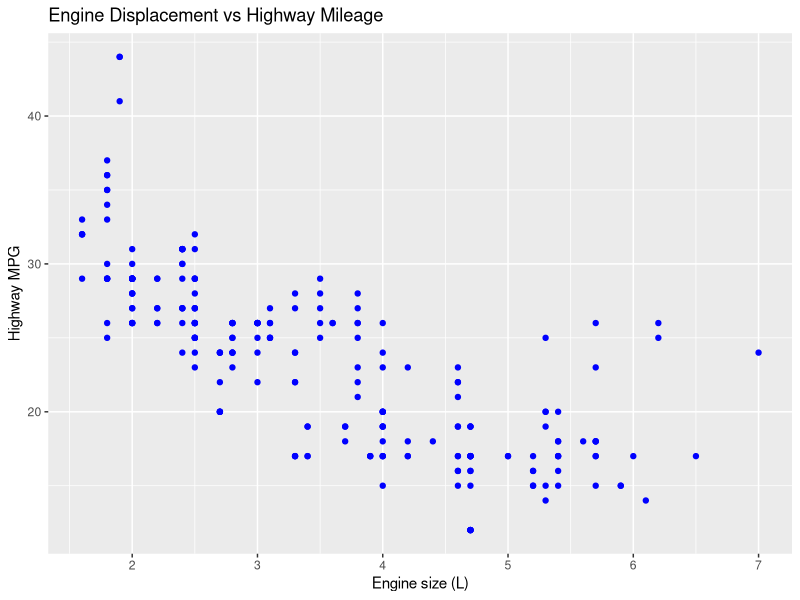

Source code (R):
## ---- chunk 1
#| output: false
library(tidyverse)
## ---- chunk 2
#| fig-cap: "Fuel mileage scatterplot"
ggplot(mpg, aes(x = displ, y = hwy)) +
geom_point(color = "blue") +
labs(
title = "Engine Displacement vs Highway Mileage",
x = "Engine size (L)",
y = "Highway MPG"
)
